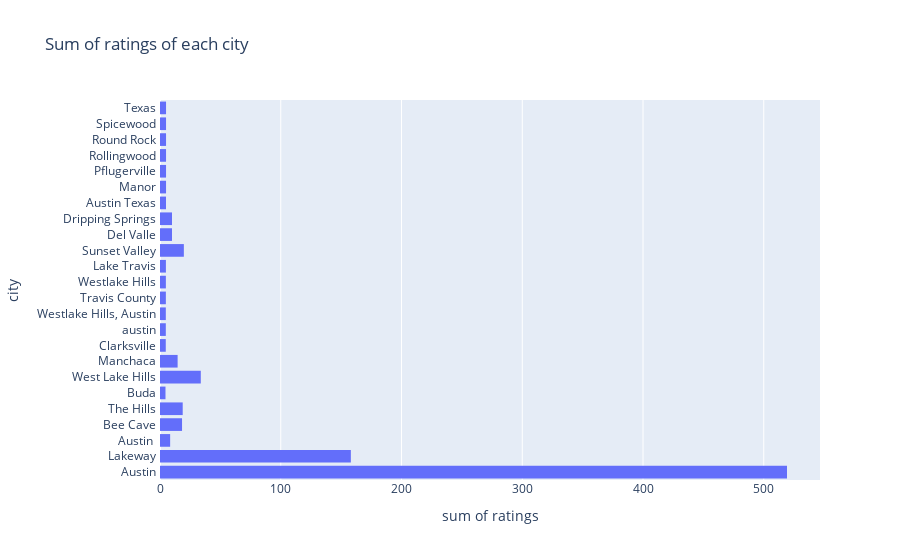

Notebook cell for this chart:
### Code cell
df_r_c = old_listings.groupby(['ratings', 'city']).size().reset_index(name = 'counts')
px.histogram(df_r_c, x='ratings', y='city', hover_name = 'ratings', title = 'Sum of ratings of each city')

### Figure 1 — Plotly figure (JSON) as saved in the notebook; plotly's stock layout.template omitted (floating-point values rounded to 4 significant figures; data arrays with more than 128 entries replaced by an {"elided": "..."} marker saying what was removed)
{"data": [{"alignmentgroup": "True", "bingroup": "y", "histfunc": "sum", "hovertemplate": "sum of ratings=%{x}<br>city=%{y}<extra></extra>", "legendgroup": "", "marker": {"color": "#636efa", "pattern": {"shape": ""}}, "name": "", "offsetgroup": "", "orientation": "h", "showlegend": false, "type": "histogram", "x": {"elided": "199 float values"}, "xaxis": "x", "y": {"elided": "199 str values"}, "yaxis": "y"}], "layout": {"barmode": "relative", "legend": {"tracegroupgap": 0}, "title": {"text": "Sum of ratings of each city"}, "xaxis": {"anchor": "y", "domain": [0, 1], "title": {"text": "sum of ratings"}}, "yaxis": {"anchor": "x", "domain": [0, 1], "title": {"text": "city"}}}}
